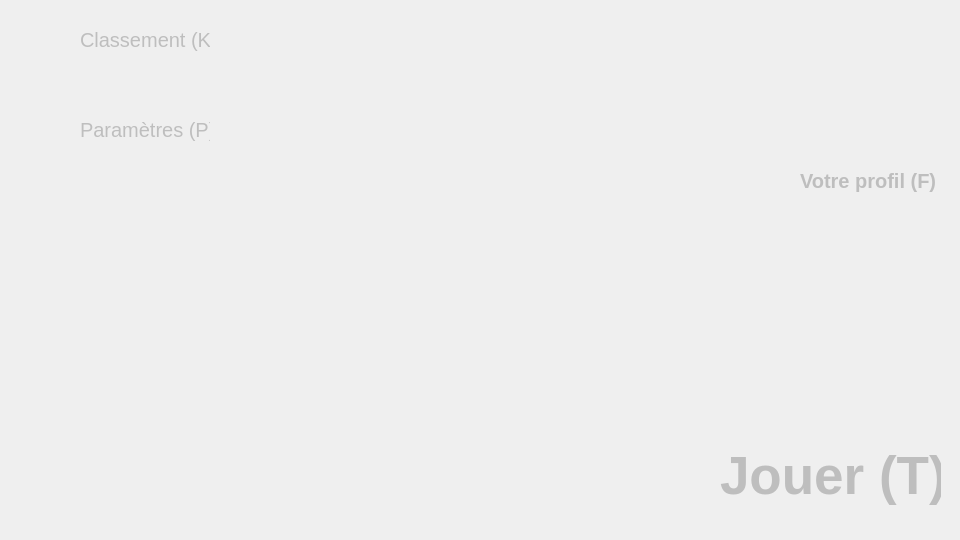
<?xml version="1.0" encoding="UTF-8"?>
<ui version="4.0">
 <class>Form</class>
 <widget class="QWidget" name="Form">
  <property name="enabled">
   <bool>false</bool>
  </property>
  <property name="geometry">
   <rect>
    <x>0</x>
    <y>0</y>
    <width>960</width>
    <height>540</height>
   </rect>
  </property>
  <property name="cursor">
   <cursorShape>ArrowCursor</cursorShape>
  </property>
  <property name="windowTitle">
   <string>Form</string>
  </property>
  <property name="layoutDirection">
   <enum>Qt::LayoutDirection::LeftToRight</enum>
  </property>
  <widget class="QLabel" name="label">
   <property name="enabled">
    <bool>false</bool>
   </property>
   <property name="geometry">
    <rect>
     <x>1840</x>
     <y>10</y>
     <width>71</width>
     <height>51</height>
    </rect>
   </property>
   <property name="text">
    <string>dwad</string>
   </property>
  </widget>
  <widget class="QLabel" name="label_2">
   <property name="geometry">
    <rect>
     <x>809</x>
     <y>0</y>
     <width>150</width>
     <height>150</height>
    </rect>
   </property>
   <property name="font">
    <font>
     <pointsize>15</pointsize>
    </font>
   </property>
   <property name="pixmap">
    <pixmap>../../../../../OneDrive/Pictures/Screenshots/Screenshot 2025-02-13 144725.png</pixmap>
   </property>
   <property name="scaledContents">
    <bool>true</bool>
   </property>
   <property name="wordWrap">
    <bool>false</bool>
   </property>
  </widget>
  <widget class="QLabel" name="label_3">
   <property name="geometry">
    <rect>
     <x>720</x>
     <y>440</y>
     <width>221</width>
     <height>71</height>
    </rect>
   </property>
   <property name="font">
    <font>
     <pointsize>40</pointsize>
     <bold>true</bold>
     <strikeout>false</strikeout>
    </font>
   </property>
   <property name="text">
    <string>Jouer (T)</string>
   </property>
   <property name="textFormat">
    <enum>Qt::TextFormat::AutoText</enum>
   </property>
   <property name="scaledContents">
    <bool>false</bool>
   </property>
  </widget>
  <widget class="QLabel" name="label_4">
   <property name="geometry">
    <rect>
     <x>800</x>
     <y>160</y>
     <width>151</width>
     <height>41</height>
    </rect>
   </property>
   <property name="font">
    <font>
     <pointsize>15</pointsize>
     <bold>true</bold>
    </font>
   </property>
   <property name="text">
    <string>Votre profil (F)</string>
   </property>
  </widget>
  <widget class="QLabel" name="label_5">
   <property name="geometry">
    <rect>
     <x>80</x>
     <y>10</y>
     <width>130</width>
     <height>60</height>
    </rect>
   </property>
   <property name="font">
    <font>
     <pointsize>15</pointsize>
    </font>
   </property>
   <property name="text">
    <string>Classement (K)</string>
   </property>
  </widget>
  <widget class="QLabel" name="label_6">
   <property name="geometry">
    <rect>
     <x>10</x>
     <y>10</y>
     <width>60</width>
     <height>60</height>
    </rect>
   </property>
   <property name="text">
    <string/>
   </property>
   <property name="pixmap">
    <pixmap>../../../../../OneDrive/Pictures/Screenshots/Screenshot 2025-02-24 162802.png</pixmap>
   </property>
   <property name="scaledContents">
    <bool>true</bool>
   </property>
  </widget>
  <widget class="QLabel" name="label_7">
   <property name="geometry">
    <rect>
     <x>10</x>
     <y>100</y>
     <width>60</width>
     <height>60</height>
    </rect>
   </property>
   <property name="text">
    <string/>
   </property>
   <property name="pixmap">
    <pixmap>../../../../../OneDrive/Pictures/Screenshots/Screenshot 2025-02-24 163019.png</pixmap>
   </property>
   <property name="scaledContents">
    <bool>true</bool>
   </property>
  </widget>
  <widget class="QLabel" name="label_8">
   <property name="geometry">
    <rect>
     <x>80</x>
     <y>100</y>
     <width>130</width>
     <height>60</height>
    </rect>
   </property>
   <property name="font">
    <font>
     <pointsize>15</pointsize>
    </font>
   </property>
   <property name="text">
    <string>Paramètres (P)</string>
   </property>
  </widget>
 </widget>
 <resources/>
 <connections/>
</ui>
